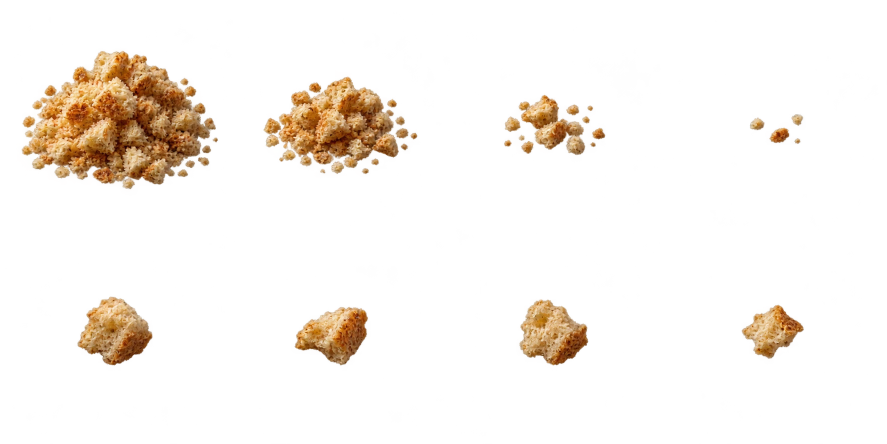
#> input picture food-source.webp, 1774 x 887 px (shown at 1/2 size); the run also reads 1 picture not shown here
$ python extract_extras.py
#> lines starting #> are read from the running program, lines starting #| are printed output that depends on the picture; after the words box and inside, x2 and y2 are one past the last pixel; in counts of white or black regions, pixels touching at a corner belong together
"""Cut the food sheet (4 pile stages + 4 single crumbs) and the spider walk sheet.

Both sources are 4x2 sheets that are already transparent.
  build/food-atlas.webp    row 0 = piles, full -> nearly gone (one scale for all four)
                           row 1 = single crumbs (one scale for all four)
  build/spider-atlas.webp  8 walking frames, facing up, pinned on the body
Run:  python tools/extract_extras.py
"""
import json, pathlib
import numpy as np
from PIL import Image

root = pathlib.Path(__file__).resolve().parent.parent
FOOD_TILE, SPIDER_TILE = 160, 384


def cells(path):
    im = Image.open(path).convert("RGBA")
#> im is the input picture: PIL image 1774x887 RGBA; mean R, G, B, A 25, 16.8, 9.6, 24.9
    W, H = im.size
#> W = 1774; H = 887
    cw, ch = W / 4, H / 2
#> cw = 443.5; ch = 443.5
    return [im.crop((round(c * cw), round(r * ch), round((c + 1) * cw), round((r + 1) * ch)))
            for r in range(2) for c in range(4)]


def clean(cell, thresh=24):
    """Drop faint haze (the sheets carry a little near-zero alpha noise)."""
#> called with thresh = 24
    a = np.asarray(cell).copy()
    a[a[..., 3] < thresh] = 0
#> a: shape (444, 444, 4); mean R, G, B, A 63.7, 44, 23.9, 87.5
    return Image.fromarray(a, "RGBA")


def erode(m, r):
    for _ in range(r):
        n = m.copy()
        n[1:, :] &= m[:-1, :]; n[:-1, :] &= m[1:, :]
        n[:, 1:] &= m[:, :-1]; n[:, :-1] &= m[:, 1:]
        m = n
    return m


# ---------- food ----------
food = [clean(c) for c in cells(root / "food-source.webp")]
#> in clean (call 2), `a[a[..., 3] < thresh] = 0`: a: shape (444, 443, 4); mean R, G, B, A 31.1, 21.6, 11.7, 40.6
#> in clean (call 3), `a[a[..., 3] < thresh] = 0`: a: shape (444, 443, 4); mean R, G, B, A 10.3, 7.4, 4.2, 12.6
#> in clean (call 4), `a[a[..., 3] < thresh] = 0`: a: shape (444, 444, 4); mean R, G, B, A 1.8, 1.2, 0.7, 2.1
#> in clean (call 5), `a[a[..., 3] < thresh] = 0`: a: shape (443, 444, 4); mean R, G, B, A 12.4, 9, 5.3, 16.7
#> in clean (call 6), `a[a[..., 3] < thresh] = 0`: a: shape (443, 443, 4); mean R, G, B, A 10.3, 7.2, 3.9, 13.9
#> in clean (call 7), `a[a[..., 3] < thresh] = 0`: a: shape (443, 443, 4); mean R, G, B, A 11.8, 8.7, 5.3, 15.5
#> in clean (call 8), `a[a[..., 3] < thresh] = 0`:
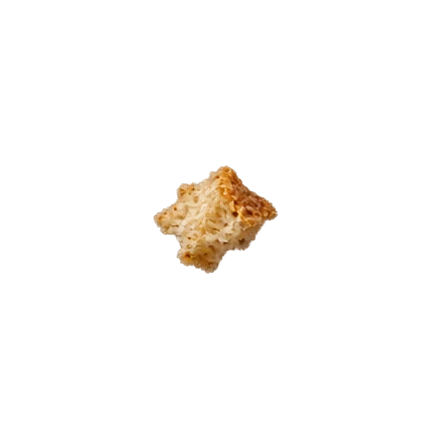
#> a: shape (443, 444, 4); mean R, G, B, A 7.4, 5.4, 3.2, 9.2; transparent parts drawn white
#> food = 8 items
atlas = Image.new("RGBA", (FOOD_TILE * 4, FOOD_TILE * 2), (0, 0, 0, 0))
#> atlas: PIL image 640x320 RGBA; every value is 0
meta = {"tile": FOOD_TILE, "piles": [], "singles": []}
for row in range(2):
    group = food[row * 4:(row + 1) * 4]
    boxes = [c.getbbox() for c in group]
    biggest = max(max(b[2] - b[0], b[3] - b[1]) for b in boxes)
    s = (FOOD_TILE - 12) / biggest                     # one scale per row keeps the stages in proportion
    for i, (c, b) in enumerate(zip(group, boxes)):
        piece = c.crop(b)
        piece = piece.resize((max(1, round(piece.width * s)), max(1, round(piece.height * s))), Image.LANCZOS)
        x0 = i * FOOD_TILE + (FOOD_TILE - piece.width) // 2
        y0 = row * FOOD_TILE + (FOOD_TILE - piece.height) // 2
        atlas.paste(piece, (x0, y0), piece)
        # size of the piece as a fraction of the tile, so the page can scale by real extent
        (meta["piles"] if row == 0 else meta["singles"]).append(round(max(piece.size) / FOOD_TILE, 3))
        print(f"food r{row} #{i}: bbox {b} -> {piece.size}")
#> this loop made 2 passes
#> (biggest, s) on passes 1 to 2: (393, 0.377), (151, 0.98)
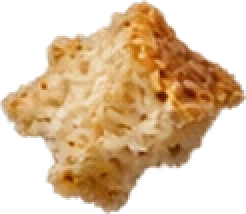
#> piece: PIL image 123x107 RGBA (shown 2 times larger); mean R, G, B, A 110, 80.6, 46.7, 133.2; transparent parts drawn white
atlas.save(root / "build" / "food-atlas.webp", "WEBP", quality=90, alpha_quality=100, method=6)
atlas.save(root / "build" / "food-atlas.png", optimize=True)

# ---------- spider ----------
spider = [clean(c) for c in cells(root / "spider-source.webp")]
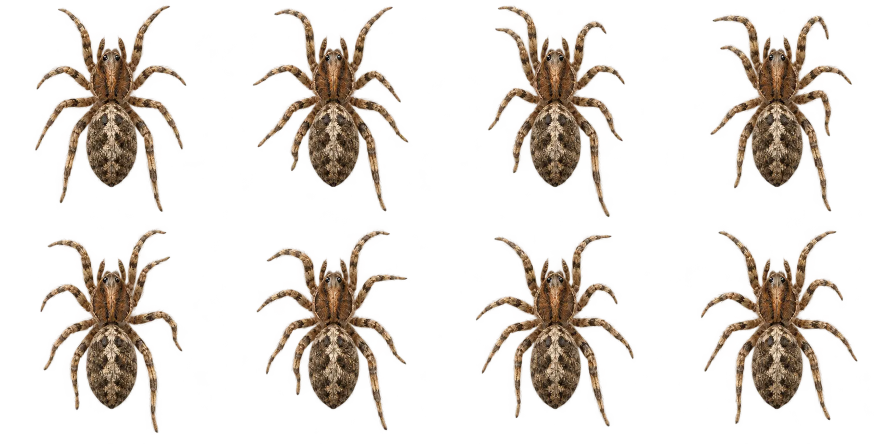
#> input picture spider-source.webp, 1774 x 887 px (shown at 1/2 size)
#> in cells, im is the input picture: PIL image 1774x887 RGBA; mean R, G, B, A 44.6, 29.4, 22.4, 48.6
#> in clean (call 11), `a[a[..., 3] < thresh] = 0`: a: shape (444, 443, 4); mean R, G, B, A 26.7, 20.7, 14.9, 47.8
#> in clean (call 12), `a[a[..., 3] < thresh] = 0`: a: shape (444, 444, 4); mean R, G, B, A 26.1, 20.2, 14.5, 47.3
#> in clean (call 13), `a[a[..., 3] < thresh] = 0`: a: shape (443, 444, 4); mean R, G, B, A 27.1, 21, 15.2, 48
#> in clean (call 14), `a[a[..., 3] < thresh] = 0`: a: shape (443, 443, 4); mean R, G, B, A 27, 20.9, 15.1, 48.1
#> in clean (call 15), `a[a[..., 3] < thresh] = 0`: a: shape (443, 443, 4); mean R, G, B, A 27.1, 21, 15.2, 48.3
#> spider = 8 items
found = []
for c in spider:
    er = max(6, int(c.width * 0.035))
    body = erode(np.asarray(c)[..., 3] > 120, er)        # legs gone, body left
    ys, xs = np.nonzero(body)
    rows = {}
    for y, x in zip(ys, xs):
        lo, hi = rows.get(y, (x, x)); rows[y] = (min(lo, x), max(hi, x))
    # the abdomen is the widest part in the lower half of the body
    mid = (ys.min() + ys.max()) / 2
    wy = max((y for y in rows if y > mid), key=lambda y: rows[y][1] - rows[y][0])
    aw = rows[wy][1] - rows[wy][0] + 1 + 2 * er
    ax = (rows[wy][0] + rows[wy][1]) / 2
    found.append((c, aw, ax, ys.min() - er, ys.max() + er))
#> this loop made 8 passes
#> (mid, wy, aw, ax) on passes 1 to 8: (235.5, 236, 118, 222.5), (235.5, 243, 122, 222.5), (235.5, 240, 120, 224.5), (235.5, 238, 114, 226.5), (235.5, 236, 114, 221.5), (236, 287, 102, 223.5), (235.5, 236, 109, 229), (236, 237, 117, 224)
#> pass 1, `body = erode(np.asarray(c)[..., 3] > 120, er)`:
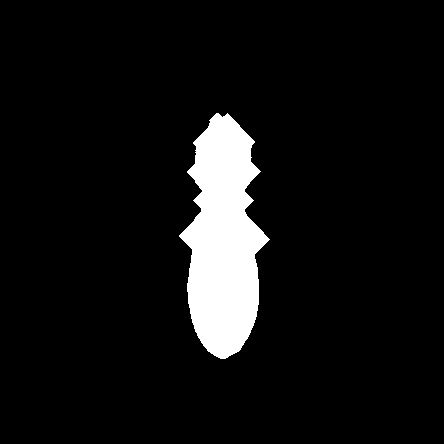
#> body: shape (444, 444) bool; 7.2% white; 1 white region, box (x1, y1, x2, y2) and area: (179, 113, 270, 359) 14145
#> after the loop:
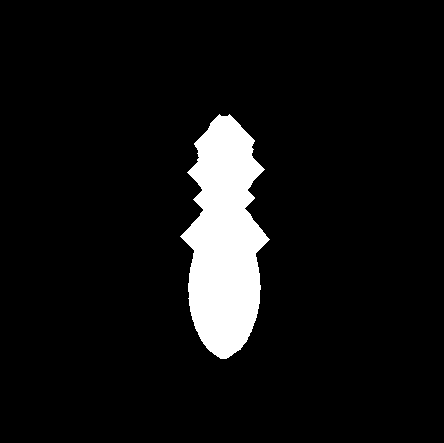
#> body: shape (443, 444) bool; 7.2% white; 1 white region, box (x1, y1, x2, y2) and area: (180, 114, 270, 359) 14161
#> after the loop, found = 8 items
s = 0.75
pad = 0
satlas = Image.new("RGBA", (SPIDER_TILE * 8, SPIDER_TILE), (0, 0, 0, 0))
#> satlas: PIL image 3072x384 RGBA; every value is 0
body_len = float(np.median([f[4] - f[3] for f in found]))
#> body_len = 275
for i, (c, aw, ax, top, tip) in enumerate(found):
    cy = (top + tip) / 2
    cx = ax
    small = c.resize((round(c.width * s), round(c.height * s)), Image.LANCZOS)
    tile = Image.new("RGBA", (SPIDER_TILE, SPIDER_TILE), (0, 0, 0, 0))
    ox, oy = round(SPIDER_TILE / 2 - cx * s), round(SPIDER_TILE / 2 - cy * s)
    tile.paste(small, (ox, oy))
    bb = tile.getbbox()
    lost = np.asarray(small)[..., 3].sum() - np.asarray(tile)[..., 3].sum()
    satlas.paste(tile, (i * SPIDER_TILE, 0))
    print(f"spider f{i + 1}: abdomen {aw}px  body {top}-{tip}  tile bbox {bb}  alpha cut {lost}")
#> this loop made 8 passes
#> (aw, ax, top, cy, cx, ox, bb) on passes 1 to 8: (118, 222.5, 98, 235.5, 222.5, 25, (75, 21, 307, 335)), (122, 222.5, 98, 235.5, 222.5, 25, (68, 22, 307, 335)), (120, 224.5, 98, 235.5, 224.5, 24, (88, 21, 298, 343)), (114, 226.5, 98, 235.5, 226.5, 22, (87, 35, 305, 335)), (114, 221.5, 98, 235.5, 221.5, 26, (84, 23, 302, 334)), (102, 223.5, 99, 236, 223.5, 24, (73, 25, 304, 330)), (109, 229, 98, 235.5, 229, 20, (66, 32, 308, 324)), (117, 224, 99, 236, 224, 24, (76, 25, 315, 320))
#| spider f1: abdomen 118px  body 98-373  tile bbox (75, 21, 307, 335)  alpha cut 0
#| spider f2: abdomen 122px  body 98-373  tile bbox (68, 22, 307, 335)  alpha cut 0
#| spider f3: abdomen 120px  body 98-373  tile bbox (88, 21, 298, 343)  alpha cut 0
#| spider f4: abdomen 114px  body 98-373  tile bbox (87, 35, 305, 335)  alpha cut 0
#| spider f5: abdomen 114px  body 98-373  tile bbox (84, 23, 302, 334)  alpha cut 0
#| spider f6: abdomen 102px  body 99-373  tile bbox (73, 25, 304, 330)  alpha cut 0
#| spider f7: abdomen 109px  body 98-373  tile bbox (66, 32, 308, 324)  alpha cut 0
#| spider f8: abdomen 117px  body 99-373  tile bbox (76, 25, 315, 320)  alpha cut 0
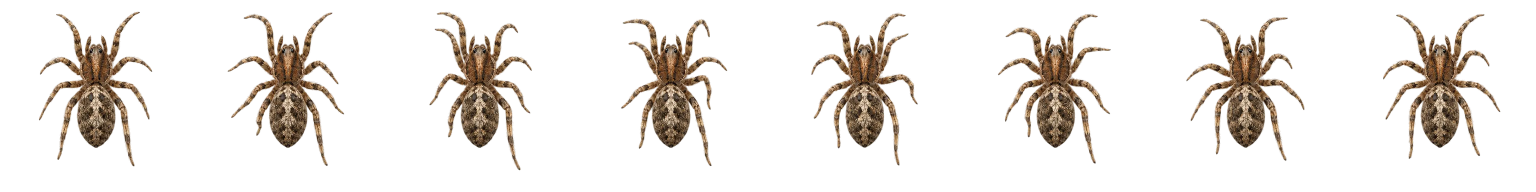
#> satlas: PIL image 3072x384 RGBA (shown at 1/2 size); mean R, G, B, A 22, 16.9, 12.1, 36.1; transparent parts drawn white
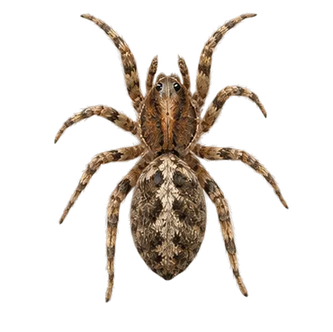
#> small: PIL image 333x332 RGBA; mean R, G, B, A 29.3, 22.6, 16.1, 48.3; transparent parts drawn white
abd = float(np.median([f[1] for f in found])) * s
#> abd = 86.62
satlas.save(root / "build" / "spider-atlas.webp", "WEBP", quality=86, alpha_quality=90, method=6)
satlas.save(root / "build" / "spider-atlas.png", optimize=True)
json.dump({"food": meta, "spider": {"tile": SPIDER_TILE, "abdomen_px": round(abd, 1), "body_px": round(body_len * s, 1)}},
          open(root / "build" / "extras.json", "w"), indent=1)
print("spider abdomen in tile px", round(abd, 1), "body length", round(body_len * s, 1))
#| spider abdomen in tile px 86.6 body length 206.2
prev = Image.new("RGBA", (satlas.width, satlas.height + atlas.height), (138, 106, 67, 255))
prev.alpha_composite(satlas); prev.alpha_composite(atlas, (0, satlas.height))
prev.convert("RGB").save(root / "build" / "extras-preview.png")

# ---------- anteater snout (4x1: closed, tongue peeking, tongue out, tongue curling back) ----------
# All four frames share the head's position. The head is cut off flat at the shoulders, so fade the
# bottom away; the page hides the pointer and draws this instead, tongue tip on the pointer.
im = Image.open(root / "anteater-source.webp").convert("RGBA")
W, H = im.size
#> W = 2000; H = 667
cw = W / 4
#> cw = 500
X0, X1 = 60, 440              # crop inside each cell (the head spans x 83..419)
FADE0, FADE1 = 500, 645       # fade out from just below the eyes to the shoulders
AS = 0.5
frames = []
for i in range(4):
    c = np.asarray(im.crop((round(i * cw) + X0, 0, round(i * cw) + X1, H))).astype(np.float64)
    ys = np.arange(H)[:, None]
    c[..., 3] *= np.clip((FADE1 - ys) / (FADE1 - FADE0), 0, 1)
    c[c[..., 3] < 8] = 0
    frames.append(Image.fromarray(c.round().astype(np.uint8), "RGBA"))
#> after the loop, frames = 4 items
fw, fh = X1 - X0, H
#> fw = 380; fh = 667
a0 = np.asarray(frames[0])[..., 3] > 100
ty = np.nonzero(a0.any(1))[0].min(); tx = np.nonzero(a0[ty + 3])[0].mean()       # snout tip
#> after `ty = np.nonzero(a0.any(1))[0].min()`: ty = 147
#> after `tx = np.nonzero(a0[ty + 3])[0].mean()`: tx = 191.5
a2 = np.asarray(frames[2])[..., 3] > 100
gy = np.nonzero(a2.any(1))[0].min(); gx = np.nonzero(a2[gy + 4])[0].mean()       # tongue's furthest reach
#> after `gy = np.nonzero(a2.any(1))[0].min()`: gy = 10
#> after `gx = np.nonzero(a2[gy + 4])[0].mean()`: gx = 211.5
aw, ah = round(fw * AS), round(fh * AS)
#> aw = 190; ah = 334
aatlas = Image.new("RGBA", (aw * 4, ah), (0, 0, 0, 0))
for i, f in enumerate(frames):
    aatlas.paste(f.resize((aw, ah), Image.LANCZOS), (i * aw, 0))
#> this loop made 4 passes
aatlas.save(root / "build" / "anteater-atlas.webp", "WEBP", quality=88, alpha_quality=95, method=6)
ex = json.load(open(root / "build" / "extras.json"))
ex["anteater"] = {"w": aw, "h": ah, "snout": [round(tx * AS, 1), round(ty * AS, 1)], "reach": [round(gx * AS, 1), round(gy * AS, 1)]}
json.dump(ex, open(root / "build" / "extras.json", "w"), indent=1)
print("anteater", ex["anteater"])
#| anteater {'w': 190, 'h': 334, 'snout': [95.8, 73.5], 'reach': [105.8, 5.0]}
prev = Image.new("RGBA", aatlas.size, (138, 106, 67, 255)); prev.alpha_composite(aatlas)
prev.convert("RGB").save(root / "build" / "anteater-preview.png")
